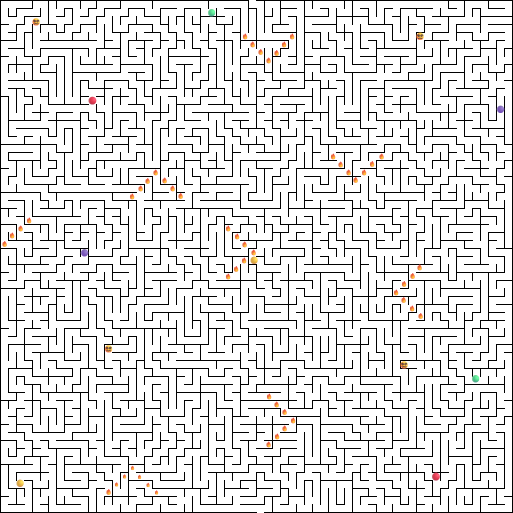
#> input picture MAZE_1.png, 1026 x 1026 px (shown at 1/2 size)
$ python run_agent.py
#> lines starting #> are read from the running program, lines starting #| are printed output that depends on the picture
### maze.py
import os
import sys
from collections import deque
import numpy as np
from PIL import Image
import cv2
import glob

# use opencv to load templates and do template matching to find hazards in the maze
class CvTemplateHazards:

    # [83 lines left out: functions __init__, mask_foreground, foreground_mean_bgr, color_distances, classify, not called in this run]

# load templates from ./templates directory
def load_templates_from_dir(template_dir="templates"):
    labels = ["confusion", "death_pit", "teleport_orange", "teleport_green", "teleport_purple", "teleport_red", "arrow_up", "arrow_left"]
    templates_by_label = {}

    for lab in labels:
        patterns = [
            os.path.join(template_dir, f"{lab}_*.png"),
            os.path.join(template_dir, f"{lab}_*.jpg"),
            os.path.join(template_dir, f"{lab}_*.jpeg"),
        ]
        files = []
        for pat in patterns:
            files.extend(glob.glob(pat))
        files = sorted(files)

        if files:
            templates_by_label[lab] = files

    if not templates_by_label:
        raise RuntimeError(f"No templates found in '{template_dir}'.")

    return templates_by_label


class MazeLoader:
    CELL_SIZE = 16
    WALL_THICKNESS = 2
    INNER_SIZE = CELL_SIZE - 2 * WALL_THICKNESS  # 14x14px

    def __init__(self, image_path, template_dir="templates", template_threshold=0.70):
        self.image_path = image_path
        self.img = Image.open(image_path).convert("RGB")
        self.rgb_array = np.array(self.img)
        self.h, self.w = self.rgb_array.shape[:2]

        gray_img = self.img.convert("L")
        self.maze_array = np.array(gray_img) > 128

        self.maze_height_cells = self.h // self.CELL_SIZE
        self.maze_width_cells = self.w // self.CELL_SIZE

        self.start_pos = self.find_middle_opening("bottom")
        self.goal_pos = self.find_middle_opening("top")

        self.death_pits = []
        self.confusion_pads = []
        self.teleport_purple = []
        self.teleport_orange = []
        self.teleport_green = []
        self.teleport_red = []
        self.arrow_up = []
        self.arrow_left = []

        self.bgr = cv2.cvtColor(self.rgb_array, cv2.COLOR_RGB2BGR)

        templates_by_label = load_templates_from_dir(template_dir)
        self.matcher = CvTemplateHazards(templates_by_label, size=(self.INNER_SIZE, self.INNER_SIZE))
        self.template_threshold = float(template_threshold)

    def find_middle_opening(self, edge):
        mid = self.w // 2
        search_range = 100
        row = 0 if edge == "top" else self.h - 1

        openings = []
        for j in range(max(0, mid - search_range), min(self.w, mid + search_range)):
            if self.maze_array[row, j]:
                openings.append((row, j))

        return openings[len(openings) // 2] if openings else None

    # [277 lines left out: functions cell_interior_bgr, classify_cell_template, color_fallback_label, detect_hazards, get_hazard_summary, cell_to_pixel and 4 more, not called in this run]

# [2 lines that do not run on import are left out]

### hazardDemo.py
import sys
from enum import Enum
from typing import List, Tuple, Optional
from maze import MazeLoader
from collections import deque
from PIL import Image

class Action(Enum):
    MOVE_UP = 0
    MOVE_DOWN = 1
    MOVE_LEFT = 2
    MOVE_RIGHT = 3
    WAIT = 4


class TurnResult:
    # [20 lines left out: functions __init__, __repr__, not called in this run]


class MazeEnvironment:
    CELL_SIZE = 16

    # direction vectors in (row, col) = (dy, dx) form
    DELTAS = {
        Action.MOVE_UP: (-1,  0),
        Action.MOVE_DOWN: ( 1,  0),
        Action.MOVE_LEFT: ( 0, -1),
        Action.MOVE_RIGHT: ( 0,  1),
        Action.WAIT: ( 0,  0),
    }

    # invert controls when confusion trap
    INVERT = {
        Action.MOVE_UP: Action.MOVE_DOWN,
        Action.MOVE_DOWN: Action.MOVE_UP,
        Action.MOVE_LEFT: Action.MOVE_RIGHT,
        Action.MOVE_RIGHT: Action.MOVE_LEFT,
        Action.WAIT: Action.WAIT,
    }

    def __init__(self, maze_image_path: str, rotate_fire: bool = False):
        self.loader = MazeLoader(maze_image_path)
        self.loader.detect_hazards()

        h_cells = self.loader.maze_height_cells
        w_cells = self.loader.maze_width_cells
        self.grid = [[False] * w_cells for _ in range(h_cells)]
        for r in range(h_cells):
            for c in range(w_cells):
                py = r * self.CELL_SIZE + self.CELL_SIZE // 2
                px = c * self.CELL_SIZE + self.CELL_SIZE // 2
                py = min(py, self.loader.maze_array.shape[0] - 1)
                px = min(px, self.loader.maze_array.shape[1] - 1)
                self.grid[r][c] = bool(self.loader.maze_array[py, px])

        sp = self.loader.start_pos
        gp = self.loader.goal_pos
        self.start_cell = self.loader.pixel_to_cell(sp[0], sp[1])
        self.goal_cell = self.loader.pixel_to_cell(gp[0], gp[1])

        self.death_pits = set(map(tuple, self.loader.death_pits))
        self.initial_death_pits = set(self.death_pits)
        self.fire_clusters: List[List[Tuple[int, int]]] = self.group_clusters(self.death_pits)
        self.fire_cluster_pivots: List[Tuple[int, int]] = [
            self.cluster_orientation_and_pivot(cluster)[1]
            for cluster in self.fire_clusters
        ]
        self.fire_clusters = [
            self.complete_edge_fire_cluster(cluster, pivot)
            for cluster, pivot in zip(self.fire_clusters, self.fire_cluster_pivots)
        ]
        self.initial_fire_clusters = [list(cluster) for cluster in self.fire_clusters]
        self.initial_fire_cluster_pivots = list(self.fire_cluster_pivots)
        self.confusion_pads = set(map(tuple, self.loader.confusion_pads))

        all_hazard_cells = (
            self.death_pits
            | self.confusion_pads
            | set(map(tuple, self.loader.teleport_purple))
            | set(map(tuple, self.loader.teleport_orange))
            | set(map(tuple, self.loader.teleport_green))
            | set(map(tuple, self.loader.teleport_red))
        )
        for r, c in all_hazard_cells:
            self.grid[r][c] = True

        self.teleport_map: dict = {}
        for group in [self.loader.teleport_purple, self.loader.teleport_orange, self.loader.teleport_green, self.loader.teleport_red]:
            pads = [tuple(p) for p in group]
            for i in range(0, len(pads) - 1, 2):
                self.teleport_map[pads[i]]     = pads[i + 1]
                self.teleport_map[pads[i + 1]] = pads[i]
            if len(pads) % 2 == 1:          # unpaired pad → maps to itself (no-op)
                self.teleport_map[pads[-1]] = pads[-1]

        # episode state
        self.agent_pos: Tuple[int, int] = self.start_cell
        self.turn_count: int  = 0
        self.death_count: int  = 0
        self.confused_count: int  = 0
        self.teleport_count: int  = 0
        self.confused_turns_left: int = 0   # turns of confusion remaining
        self.cells_explored: set  = set()
        self.episode_active: bool = True
        self.freeze_fire: bool = False   # set True during demo navigation to pause rotation
        self.rotate_fire_enabled: bool = rotate_fire

    # [338 lines left out: functions group_clusters, cluster_orientation_and_pivot, complete_edge_fire_cluster, rotate_fire_cluster, is_cell_in_bounds, rotate_fire_clusters and 6 more, not called in this run]

# scripted to try each hazard
class DemoAgent:
    def __init__(self, env: MazeEnvironment):
        self.env = env

    # [294 lines left out: functions path_to, walk, walk_to, reachable_step_to, find_reachable_probe, find_any_probe and 3 more, not called in this run]

# [18 lines that do not run on import are left out]

### run_agent.py
from PIL import Image, ImageDraw
from hazardDemo import MazeEnvironment
from my_agent import MyAgent

MAX_TURNS    = 10_000   # spec §5.4
MAX_EPISODES = 5        # spec §5.4 (test phase limit)
MAZE_PATH    = "MAZE_1.png"
CELL         = 16       # pixels per cell


# [152 lines left out: functions simulate_steps, save_visualization, run_episode, not called in this run]


def main():
    env   = MazeEnvironment(MAZE_PATH)
#> in __init__, `self.maze_array = np.array(gray_img) > 128`:
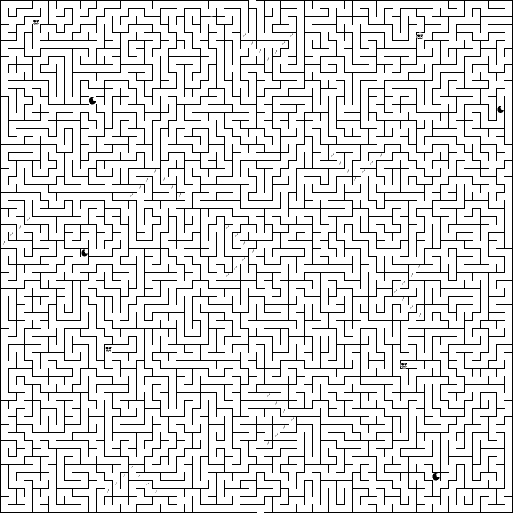
#> self.maze_array: shape (1026, 1026) bool (shown at 1/2 size); 87.1% white; black in thin lines or dots
#> after the loop in find_middle_opening, `for j in range(max(0, mid - search_range), min(self.w, mid + search_ra..`: openings = [(1025, 514), (1025, 515), (1025, 516), (1025, 517), (1025, 518), (1025, 519), (1025, 520), (1025, 521), (1025, 522), (1025, 523), (1025, 524), (1025, 525), (1025, 526), (1025, 527)]
#> in __init__, `self.start_pos = self.find_middle_opening("bottom")`: self.start_pos = (1025, 521)
#> in __init__, `self.goal_pos = self.find_middle_opening("top")`: self.goal_pos = (0, 505)
    agent = MyAgent(env)               # pass env so start/goal are known immediately

    all_stats = []

    for ep in range(MAX_EPISODES):
        stats, path = run_episode(env, agent, ep)
        all_stats.append(stats)

        print("\n  Episode stats:")
        for k, v in stats.items():
            print(f"    {k:<22}: {v}")

        save_visualization(env, path, f"agent_path_ep{ep + 1}.png")

    # Save Q-table so the next session starts from learned knowledge
    agent.save()
    print(f"\n  Q-table saved → my_agent_qtable.npy")

    # ── Summary ───────────────────────────────────────────────────────────
    successes = sum(1 for s in all_stats if s["goal_reached"])
    print(f"\n{'='*45}")
    print(f"  Success rate : {successes}/{MAX_EPISODES} episodes")
    if successes:
        winning = [s for s in all_stats if s["goal_reached"]]
        print(f"  Avg turns    : {sum(s['turns_taken'] for s in winning) / successes:.1f}")
        print(f"  Avg deaths   : {sum(s['deaths'] for s in winning) / successes:.1f}")
    total_deaths = sum(s["deaths"] for s in all_stats)
    total_turns  = sum(s["turns_taken"] for s in all_stats)
    print(f"  Death rate   : {total_deaths / max(total_turns, 1):.4f}")
    print(f"{'='*45}")

    print("\n── Verification ─────────────────────────────────")
    for i, s in enumerate(all_stats):
        status = "SOLVED" if s["goal_reached"] else "FAILED"
        print(f"  Episode {i+1}: {status:6s} | "
              f"turns={s['turns_taken']:5d} | "
              f"deaths={s['deaths']:3d} | "
              f"confused={s['confused']:3d} | "
              f"cells explored={s['cells_explored']}")
    print(f"\n  agent_path_ep<N>.png: cyan=start  red=goal  blue=explored  green=path")


if __name__ == "__main__":
#> (the run stopped early here; a loop or call above may not have finished)
